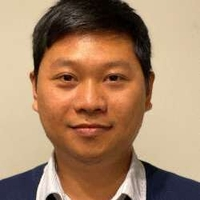
#> input picture image.jpg, 200 x 200 px
$ jupyter execute 'cartoon image.ipynb'
#> lines starting #> are read from the running program, lines starting #| are printed output that depends on the picture; after the words box and inside, x2 and y2 are one past the last pixel; in counts of white or black regions, pixels touching at a corner belong together
[cell 1]
import cv2
import numpy as np
import matplotlib.pyplot as plt

img = cv2.imread("image.jpg")
#> img is the input picture: shape (200, 200, 3); mean B, G, R 103.1, 131.7, 165.8
img = cv2.cvtColor(img,cv2.COLOR_BGR2RGB)
plt.figure(figsize=(6,6))
plt.imshow(img)
plt.axis("off")
plt.title("Original Image")
plt.show()

[cell 2]
gray = cv2.cvtColor(img, cv2.COLOR_BGR2GRAY)
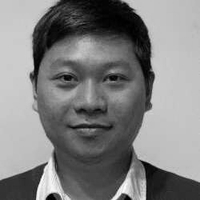
#> gray: shape (200, 200); min 0, max 254, mean 127.2
gray = cv2.medianBlur(gray, 5)
plt.figure(figsize=(6,6))
plt.imshow(gray,cmap="gray")
plt.axis("off")
plt.title("Grayscale Image")
plt.show()

[cell 3]
edges = cv2.adaptiveThreshold(gray, 255, cv2.ADAPTIVE_THRESH_MEAN_C, cv2.THRESH_BINARY, 9, 9)
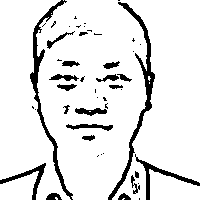
#> edges: shape (200, 200); 89.7% white; 48 black regions (27 under 20 px), largest, box (x1, y1, x2, y2) and area: (108, 2, 155, 200) 1055, (30, 0, 73, 200) 956, (135, 154, 200, 200) 410
plt.figure(figsize=(6,6))
plt.imshow(edges,cmap="gray")
plt.axis("off")
plt.title("Edged Image")
plt.show()

[cell 4]
color = cv2.bilateralFilter(img, 9, 250, 250)
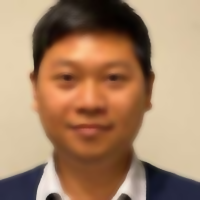
#> color: shape (200, 200, 3); mean R, G, B 165.9, 131.8, 103.1
cartoon = cv2.bitwise_and(color, color, mask=edges)
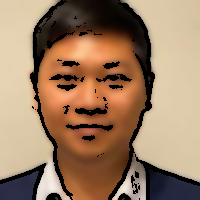
#> cartoon: shape (200, 200, 3); mean R, G, B 155.5, 124.8, 98.1
plt.figure(figsize=(6,6))
plt.imshow(cartoon,cmap="gray")
plt.axis("off")
plt.title("Cartoon Image")
plt.show()

$ run again, with data2.jpg copied over image.jpg
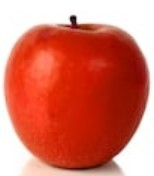
#> input picture data2.jpg, 154 x 176 px
#> img is the input picture: shape (176, 154, 3); mean B, G, R 99.9, 116.7, 214
#> `edges = cv2.adaptiveThreshold(gray, 255, cv2.ADAPTIVE_THRESH_MEAN_C, c..`:
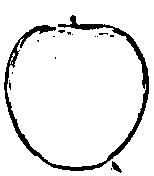
#> edges: shape (176, 154); 92% white; 16 black regions (14 under 20 px), largest, box (x1, y1, x2, y2) and area: (4, 15, 149, 171) 2030, (112, 161, 122, 173) 56
#> `cartoon = cv2.bitwise_and(color, color, mask=edges)`:
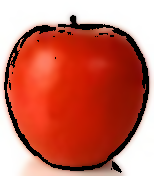
#> cartoon: shape (176, 154, 3); mean R, G, B 199.5, 109.3, 93.9

$ run again, with face_detection.jpg copied over image.jpg
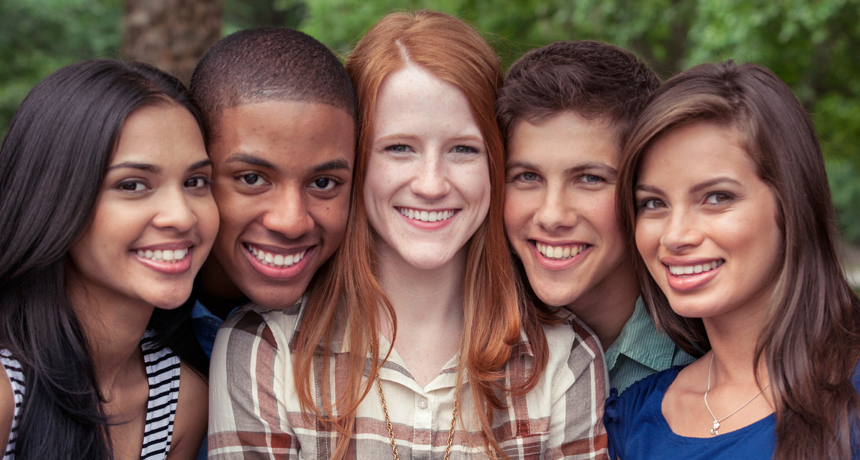
#> input picture face_detection.jpg, 860 x 460 px
#> img is the input picture: shape (460, 860, 3); mean B, G, R 82.2, 90.8, 116.5
#> `edges = cv2.adaptiveThreshold(gray, 255, cv2.ADAPTIVE_THRESH_MEAN_C, c..`:
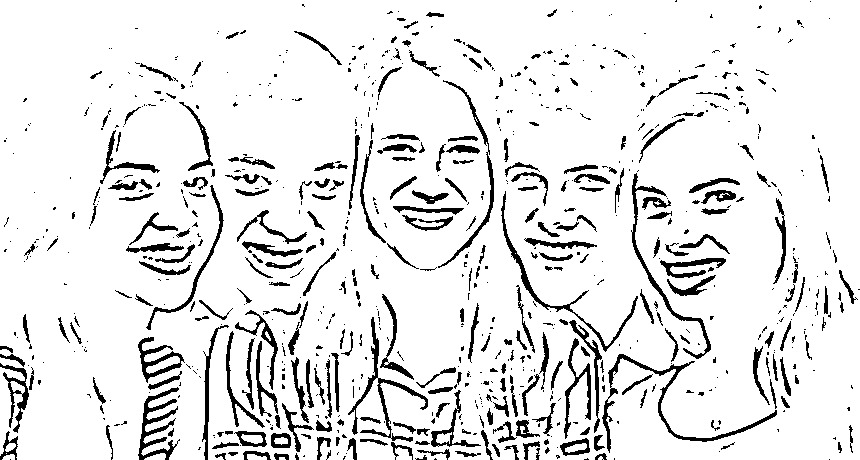
#> edges: shape (460, 860); 90.3% white; 814 black regions (533 under 20 px), largest, box (x1, y1, x2, y2) and area: (602, 354, 777, 453) 1325, (348, 317, 428, 442) 1090, (138, 387, 180, 460) 1008
#> `cartoon = cv2.bitwise_and(color, color, mask=edges)`:
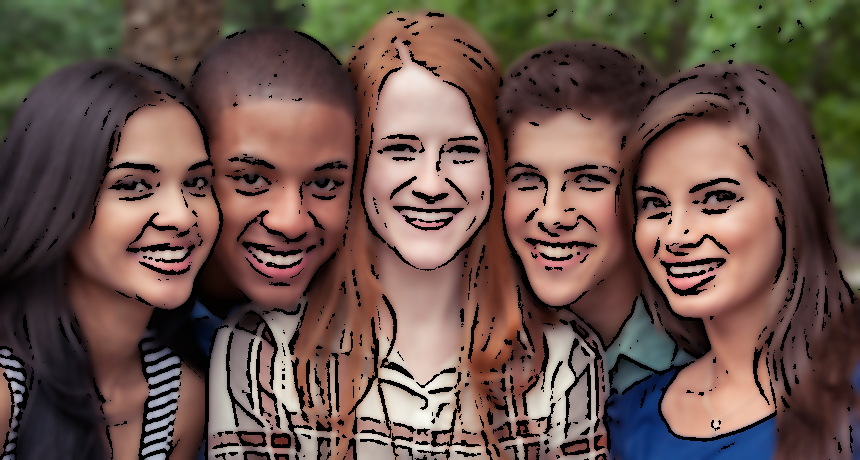
#> cartoon: shape (460, 860, 3); mean R, G, B 105.6, 83.1, 74.7
